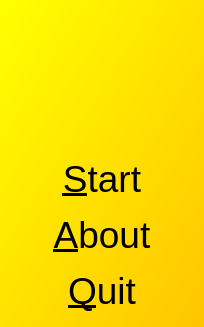
<?xml version="1.0" encoding="UTF-8"?>
<ui version="4.0">
 <class>QtBeerWanterMenuDialog</class>
 <widget class="QDialog" name="QtBeerWanterMenuDialog">
  <property name="geometry">
   <rect>
    <x>0</x>
    <y>0</y>
    <width>204</width>
    <height>327</height>
   </rect>
  </property>
  <property name="font">
   <font>
    <pointsize>28</pointsize>
   </font>
  </property>
  <property name="windowTitle">
   <string>BeerWanter</string>
  </property>
  <property name="windowIcon">
   <iconset resource="BeerWanter.qrc">
    <normaloff>:/GameBeerWanter/images/PicR.png</normaloff>:/GameBeerWanter/images/PicR.png</iconset>
  </property>
  <property name="styleSheet">
   <string notr="true">QDialog { 
background-color: qlineargradient(x1: 0, y1: 0, x2: 1, y2: 1, stop: 0  #ffff00, stop: 1 #ffc500);
}
QPushButton { font: 48px, &quot;Verdana&quot; }</string>
  </property>
  <layout class="QVBoxLayout" name="verticalLayout">
   <item>
    <widget class="QLabel" name="label_title">
     <property name="text">
      <string/>
     </property>
     <property name="pixmap">
      <pixmap resource="BeerWanter.qrc">:/GameBeerWanter/images/PicBeer.png</pixmap>
     </property>
     <property name="alignment">
      <set>Qt::AlignCenter</set>
     </property>
    </widget>
   </item>
   <item>
    <widget class="QPushButton" name="button_start">
     <property name="text">
      <string>&amp;Start</string>
     </property>
     <property name="flat">
      <bool>true</bool>
     </property>
    </widget>
   </item>
   <item>
    <widget class="QPushButton" name="button_about">
     <property name="text">
      <string>&amp;About</string>
     </property>
     <property name="flat">
      <bool>true</bool>
     </property>
    </widget>
   </item>
   <item>
    <widget class="QPushButton" name="button_quit">
     <property name="text">
      <string>&amp;Quit</string>
     </property>
     <property name="flat">
      <bool>true</bool>
     </property>
    </widget>
   </item>
  </layout>
 </widget>
 <resources>
  <include location="BeerWanter.qrc"/>
 </resources>
 <connections/>
</ui>
